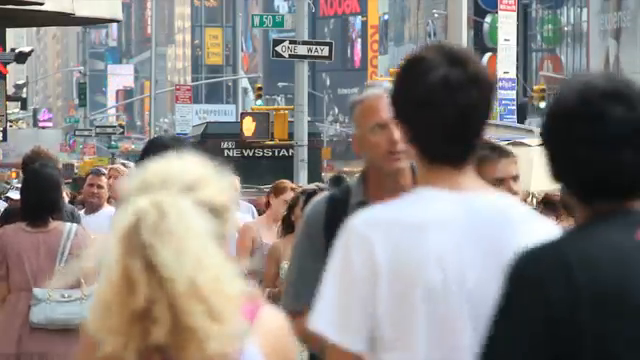
#> input picture frame 51 of Img02/walkers2.mp4, 640 x 360 px
$ python main.py
#> lines starting #> are read from the running program, lines starting #| are printed output that depends on the picture; after the words box and inside, x2 and y2 are one past the last pixel; in counts of white or black regions, pixels touching at a corner belong together
import cv2
import numpy


# [57 lines left out: functions find_face, cam_face_capture, not called in this run]


def walkers_video():
    hog = cv2.HOGDescriptor()
    hog.setSVMDetector(cv2.HOGDescriptor_getDefaultPeopleDetector())
    face_cascade = cv2.CascadeClassifier('haarcascades/haarcascade_frontalface_default.xml')

    cap = cv2.VideoCapture('walkers2.mp4')
    while True:

        _, img = cap.read()
#> img is the input picture: shape (360, 640, 3); mean B, G, R 127.9, 130.9, 135.8

        gray = cv2.cvtColor(img, cv2.COLOR_BGR2GRAY)
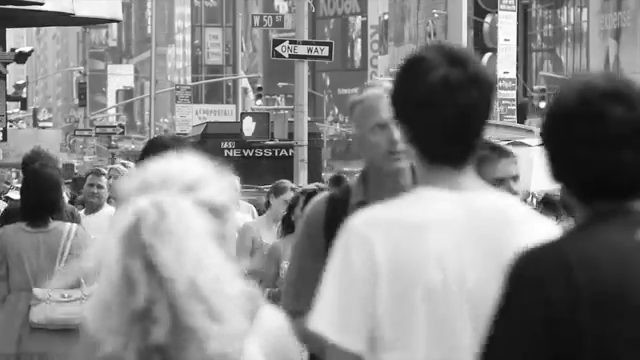
#> gray: shape (360, 640); min 10, max 255, mean 132

        faces = face_cascade.detectMultiScale(gray, 1.1, 4)
#> faces = [[81, 176, 27, 27]]
        boxes, weight = hog.detectMultiScale(gray, winStride=(8, 8))
#> boxes = [[297, 154, 79, 158]]; weight = [0.592]
        for (x, y, w, h) in faces:
            cv2.rectangle(img, (x, y), (x + w, y + h), (255, 0, 0), 2)
#> this loop made 1 pass
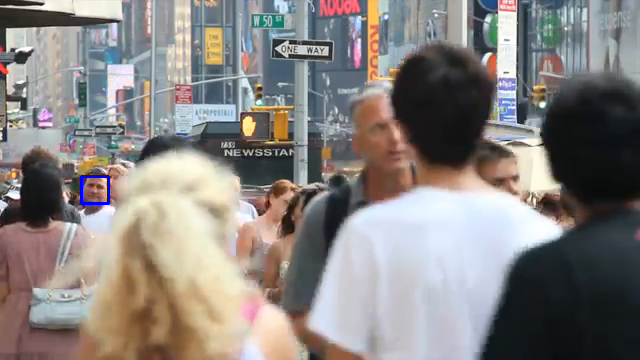
#> img: shape (360, 640, 3); 0.14% of pixels changed, all inside (x1, y1, x2, y2) = (80, 175, 110, 205)

        for (x, y, w, h) in boxes:
            cv2.rectangle(img, (x, y), (x + w, y + h), (255, 0, 0), 2)
#> this loop made 1 pass
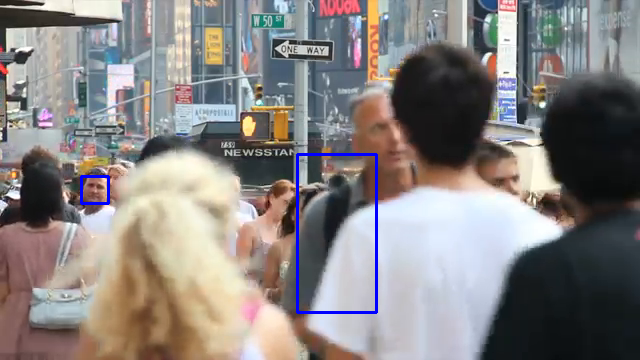
#> img: shape (360, 640, 3); 0.62% of pixels changed, all inside (x1, y1, x2, y2) = (296, 153, 378, 314)

        # Display
        cv2.imshow('img', img)
        # Stop if escape key is pressed
        k = cv2.waitKey(30) & 0xff
#> (key Esc is pressed here)
        if k == 0:
            break
    # Release the VideoCapture object
    cap.release()

#find_face()
#cam_face_capture()
walkers_video()

$ run again, starting later in the video
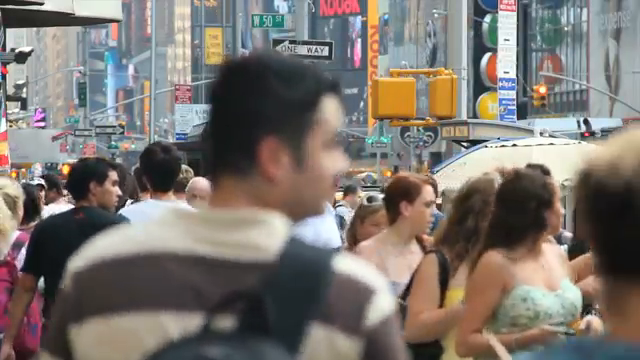
#> input picture frame 231 of Img02/walkers2.mp4, 640 x 360 px
#> in walkers_video, img is the input picture: shape (360, 640, 3); mean B, G, R 111, 116.7, 123.4
#> in walkers_video, `gray = cv2.cvtColor(img, cv2.COLOR_BGR2GRAY)`:
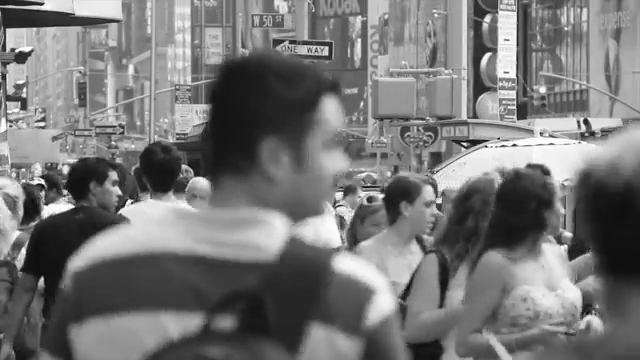
#> gray: shape (360, 640); min 0, max 255, mean 118.1
#> faces = ()
#> boxes = [[558, 216, 69, 138]]; weight = [1.09]
#> the loop in walkers_video, `for (x, y, w, h) in boxes:` made 1 pass
#> after the loop in walkers_video, `for (x, y, w, h) in boxes:`:
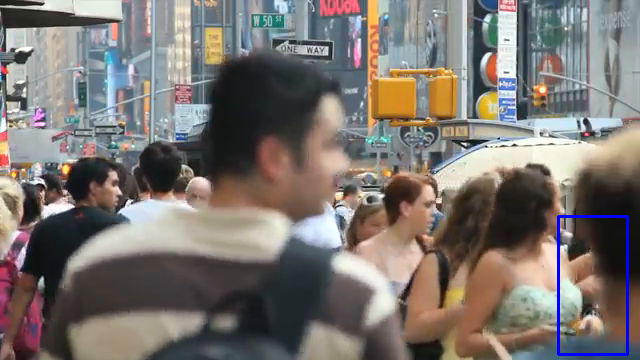
#> img: shape (360, 640, 3); 0.54% of pixels changed, all inside (x1, y1, x2, y2) = (557, 215, 629, 356)
